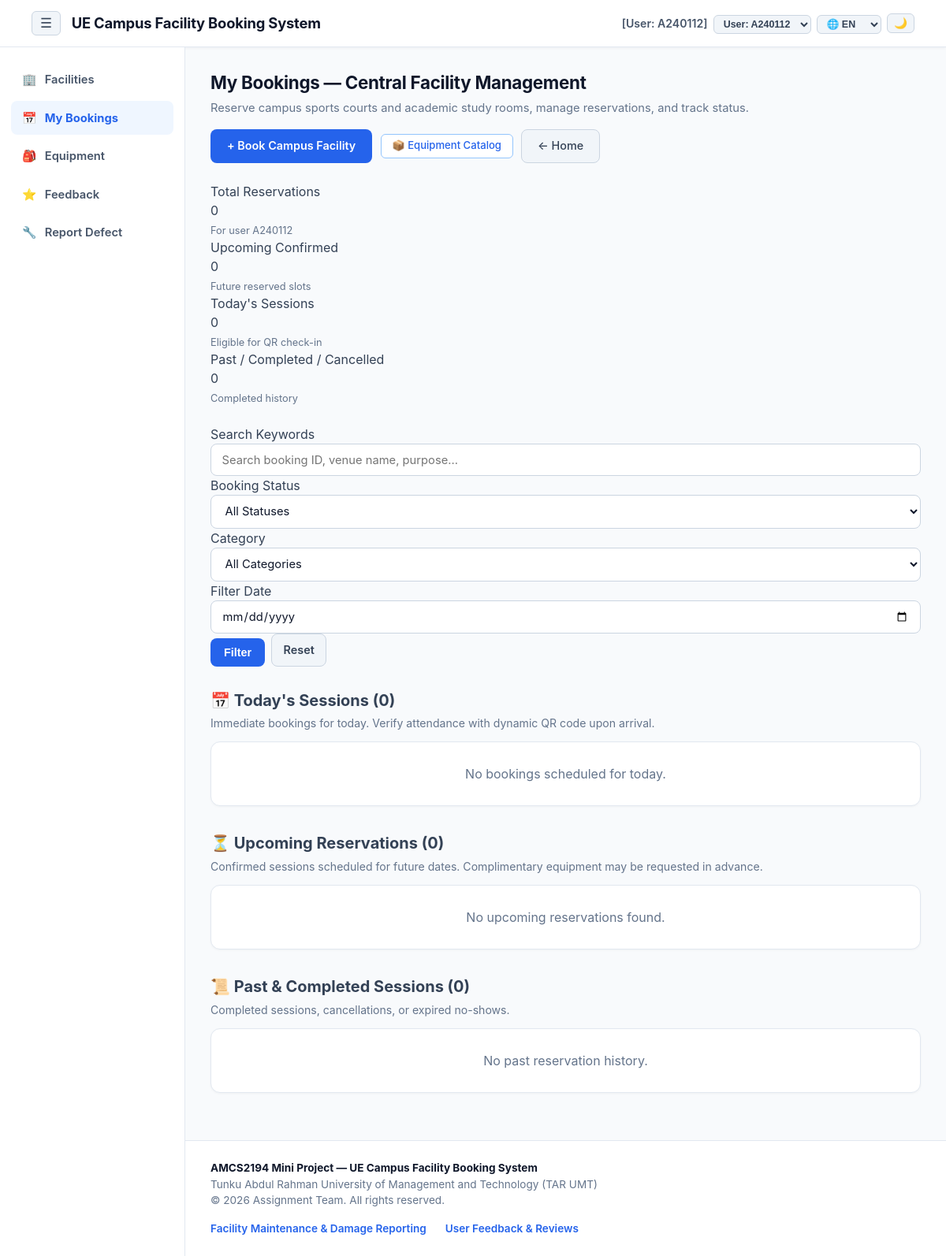
/modules/booking/index.php, run on the app's committed database.
### tables this page shows
CREATE TABLE `user` (
  `UserID` varchar(10) NOT NULL,
  `FullName` varchar(100) NOT NULL,
  `CampusEmail` varchar(100) NOT NULL,
  `PhoneNo` varchar(15) NOT NULL,
  `UserRole` enum('Student','Staff','Admin','Technician') NOT NULL,
  `AccountStatus` enum('Active','Suspended','Inactive') DEFAULT 'Active',
  `BookingBanUntil` datetime DEFAULT NULL,
  `StrikeResetAt` datetime DEFAULT NULL,
  `PasswordHash` varchar(255) NOT NULL
);

### modules/booking/index.php (the view, shortened to what the rows shown need)
<?php
require_once __DIR__ . '/../../includes/auth.php';
require_once __DIR__ . '/../../services/BookingService.php';
$bookingService = new BookingService();
$currentUser    = AuthService::getCurrentUser();
$isAdmin        = AuthService::isAdmin();
$filters = [
    'search'   => trim((string)($_GET['search'] ?? '')),
    'status'   => trim((string)($_GET['status'] ?? 'ALL')),
    'date'     => trim((string)($_GET['date'] ?? '')),
    'category' => trim((string)($_GET['category'] ?? 'ALL')),
];
$targetUserId = $isAdmin && isset($_GET['view_all']) && $_GET['view_all'] === '1' ? null : $currentUser['UserID'];
$bookings     = $bookingService->getFilteredBookings($filters, $targetUserId);
$totalCount    = count($bookings);
$groupedUpcoming = [];
$groupedToday    = [];
$groupedPast     = [];
require_once __DIR__ . '/../../includes/header.php';
?>
<div class="page-header-row">
    <div>
        <h1 class="page-title"><?= htmlspecialchars(t('nav_my_bookings')) ?> — Central Facility Management</h1>
    </div>
</div>
<div class="stats-grid" style="margin-bottom: 1.5rem;">
    <div class="stat-card">
        <div class="stat-label">Total Reservations</div>
        <div class="stat-number stat-blue"><?= $totalCount ?></div>
        <div style="font-size: 0.8rem; color: var(--text-muted); margin-top: 0.25rem;">
            <?= $isAdmin && isset($_GET['view_all']) ? 'All campus users' : 'For user ' . htmlspecialchars($currentUser['UserID']) ?>
        </div>
    </div>
</div>
<div class="section-title-wrap" style="margin-bottom: 0.85rem; display: flex; justify-content: space-between; align-items: center;">
    <div>
        <h2 style="font-size: 1.25rem; font-weight: 700; margin: 0; color: var(--text-color);">
            📅 Today's Sessions (<?= count($groupedToday) ?>)
        </h2>
    </div>
</div>
<div class="section-title-wrap" style="margin-bottom: 0.85rem; display: flex; justify-content: space-between; align-items: center;">
    <div>
        <h2 style="font-size: 1.25rem; font-weight: 700; margin: 0; color: var(--text-color);">
            ⏳ Upcoming Reservations (<?= count($groupedUpcoming) ?>)
        </h2>
    </div>
</div>
<div class="section-title-wrap" style="margin-bottom: 0.85rem; display: flex; justify-content: space-between; align-items: center;">
    <div>
        <h2 style="font-size: 1.25rem; font-weight: 700; margin: 0; color: var(--text-color);">
            📜 Past & Completed Sessions (<?= count($groupedPast) ?>)
        </h2>
    </div>
</div>
    <?php
require_once __DIR__ . '/../../includes/footer.php';

### includes/header.php (shortened to what the rows shown need)
<?php
require_once __DIR__ . '/auth.php';
require_once __DIR__ . '/i18n.php';
$currentUser = AuthService::getCurrentUser();
$scriptName = $_SERVER['SCRIPT_NAME'] ?? '';
$pos = strpos($scriptName, '/UE-Campus-Facility-System');
if ($pos !== false) {
    $baseUrl = '/UE-Campus-Facility-System/';
} else {
    $baseUrl = '/';
}
$isAdmin      = ($currentUser['UserRole'] ?? '') === 'Admin';
$isTechnician = ($currentUser['UserRole'] ?? '') === 'Technician';
?>
<!DOCTYPE html>
<html lang="en">
<head>
    <link rel="stylesheet" href="<?= $baseUrl ?>assets/css/style.css">
</head>
<body>
<header class="navbar-top">
    <div class="nav-container" style="max-width: 100%; padding: 0;">
        <div style="display: flex; align-items: center; gap: 0.45rem; flex-wrap: wrap;">
            <span class="user-badge-text">
                <?php
                    $rolePrefix = $isAdmin ? 'Admin' : ($isTechnician ? 'Tech' : 'User');
                    echo '[' . $rolePrefix . ': ' . htmlspecialchars($currentUser['UserID']) . ']';
                ?>
            </span>
            <form method="GET" style="margin: 0; display: inline;">
                <select name="switch_user" onchange="this.form.submit()" class="nav-select-compact" title="Toggle persona for testing">
                    <option value="A240112" <?= $currentUser['UserID'] === 'A240112' ? 'selected' : '' ?>>User: A240112</option>
                </select>
            </form>
            <form method="GET" style="margin: 0; display: inline;">
                <select name="lang" onchange="this.form.submit()" class="nav-select-compact" title="<?= htmlspecialchars(t('lang_label')) ?>">
                </select>
            </form>
            <button type="button" id="themeToggleBtn" onclick="toggleUeTheme()" class="theme-toggle-btn" title="<?= htmlspecialchars(t('theme_toggle')) ?>">
            </button>
        </div>
    </div>
</header>
<div class="app-shell">
    <div class="app-content">
        <main class="main-wrapper">

### data on the page
user: UserRole "User", UserID "A240112", switch_user "User: A240112"

### other printed values
t('brand_title') "UE Campus Facility Booking System"
t('nav_facilities') "Facilities"
t('nav_my_bookings') "My Bookings"
t('nav_equipment') "Equipment"
t('nav_feedback') "Feedback"
t('nav_report_defect') "Report Defect"
$totalCount "0"
$upcomingCount "0"
$todayCount "0"
$pastCount "0"
count($groupedToday) "0"
count($groupedUpcoming) "0"
count($groupedPast) "0"
t('footer_maint') "Facility Maintenance & Damage Reporting"
t('footer_fb') "User Feedback & Reviews"
